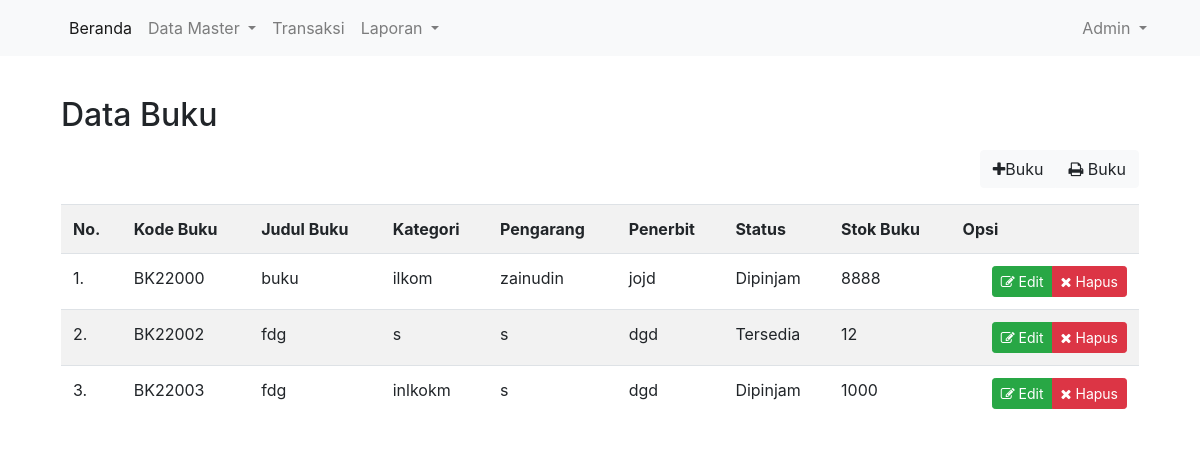
Page /index.php?page=buku-list (signed in) on the committed database.
### tables this page shows
CREATE TABLE `tbbuku` (
  `idbuku` int(11) NOT NULL,
  `kdbuku` varchar(7) NOT NULL,
  `judulbuku` varchar(50) NOT NULL,
  `kategori` varchar(50) NOT NULL,
  `pengarang` varchar(40) NOT NULL,
  `penerbit` varchar(40) NOT NULL,
  `status` varchar(10) NOT NULL,
  `stokbuku` int(11) NOT NULL
);

### buku-list.php (the view)
<div class="p-3">
	<h2 class="mb-3">Data Buku</h2>
	<div class="float-right mb-3">
		<div class="btn-group" role="group" aria-label="Basic example">
			<a href="index.php?page=buku-form&mode=add" class="btn btn-light"><i class="fa fa-plus"></i>Buku</a>
			<a href="anggota-lap.php" class="btn btn-light" target="_blank"><i class="fa fa-print"></i> Buku</a>
		</div>
	</div>
	<table class="table table-striped">
		<tr>
			<th>No.</th>
			<th>Kode Buku</th>
			<th>Judul Buku</th>
			<th>Kategori</th>
			<th>Pengarang</th>
			<th>Penerbit</th>
			<th>Status</th>
			<th>Stok Buku</th>
			<th>Opsi</th>
		</tr>
		<?php
		include 'koneksi.php';
		$query = mysqli_query($koneksi, "SELECT * FROM tbbuku");
		foreach($query as $ky => $val){
			$no = $ky + 1;
			$nama_kode = $val['judulbuku'].' ['.$val['kdbuku'].']';
			?>
			<tr>
				<td><?=$no?>.</td>
				<td><?=$val['kdbuku']?></td>
				<td><?=$val['judulbuku']?></td>
				<td><?=$val['kategori']?></td>
				<td><?=$val['pengarang']?></td>
				<td><?=$val['penerbit']?></td>
				<td><?=$val['status']?></td>
				<td><?=$val['stokbuku']?></td>
				<td class="text-right">
					<div class="btn-group" role="group" aria-label="Basic example">
						<a href="index.php?page=buku-form&mode=edit&id=<?=$val['idbuku']?>" class="btn btn-sm btn-success">
							<i class="fa fa-edit"></i> Edit
						</a>
						<a href="buku-aksi.php?mode=delete&id=<?=$val['idbuku']?>" class="btn btn-sm btn-danger" onclick="return confirm('Apakah anda yakin akan menghapus <?=$nama_kode ?>')">
							<i class="fa fa-close"></i> Hapus
						</a>
					</div>
				</td>
			</tr>
			<?php
		}
		?>
	</table>
</div>

### rows in the picture
tbbuku: no "1", kdbuku "BK22000", judulbuku "buku", kategori "ilkom", pengarang "zainudin", penerbit "jojd", status "Dipinjam", stokbuku "8888"
tbbuku: no "2", kdbuku "BK22002", judulbuku "fdg", kategori "s", pengarang "s", penerbit "dgd", status "Tersedia", stokbuku "12"
tbbuku: no "3", kdbuku "BK22003", judulbuku "fdg", kategori "inlkokm", pengarang "s", penerbit "dgd", status "Dipinjam", stokbuku "1000"

### other values in the picture
$_SESSION['sesi'] "Admin"
